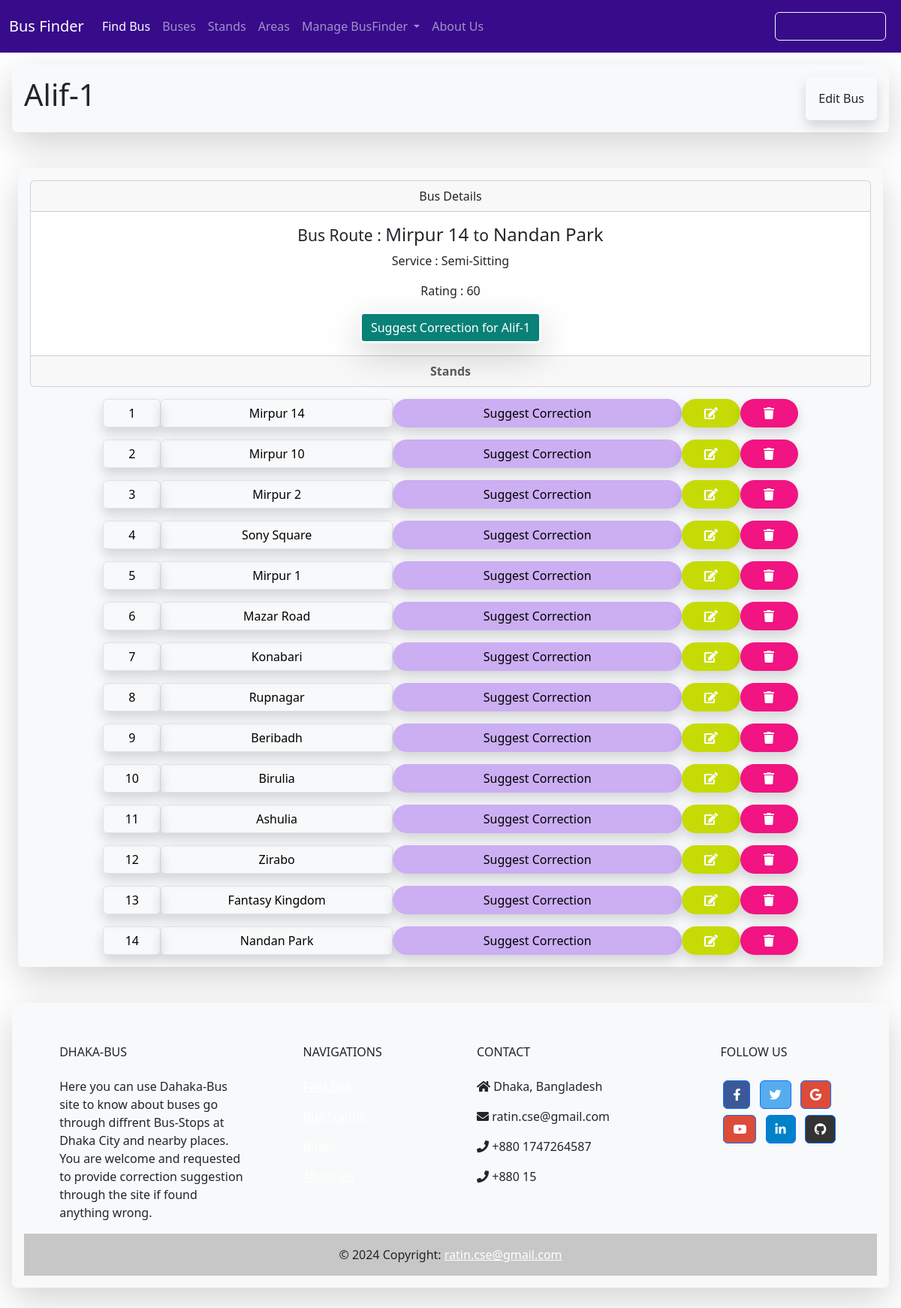
Page /bus/buslist/11/ on the earlier database version.
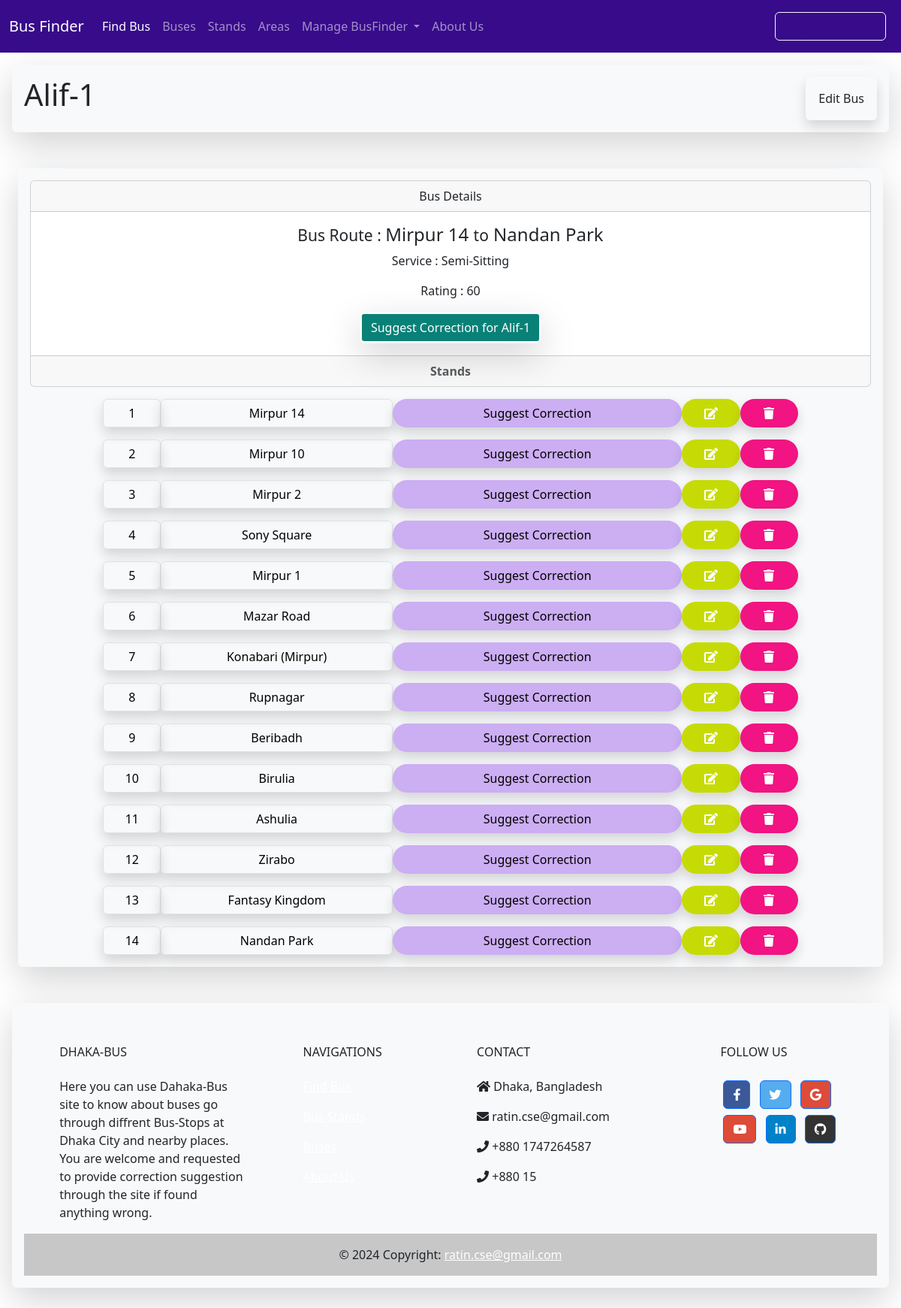
Same page on the later database version.
### Buses/models.py (models this page shows, shortened)
class Bus(models.Model):
    b_no=models.PositiveIntegerField(unique=True)
    b_name=models.CharField(max_length=100)
    stands=models.ManyToManyField(Stand,through="OrderingModel")
    rating=models.PositiveIntegerField(default=50)
    isActive=models.BooleanField(default=True)
    service=models.CharField(max_length=100,default="Semi-Sitting")
    class Meta:
        ordering=['-rating']

### Stands/models.py (models this page shows, shortened)
class Stand(models.Model):
    s_no=models.PositiveIntegerField(unique=True)
    s_name=models.CharField(max_length=100)
    lati = models.FloatField(blank=True,null=True)
    longi = models.FloatField(blank=True,null=True)
    area=models.ManyToManyField(Area)
    class Meta:
        ordering=['s_name']

### Buses/views.py (the view)
# urls.py: path('bus/',include('Buses.urls')),
def bus(request, bus_id):
    bus = Bus.objects.get(id=bus_id)
    bus_ordering=bus.orderingmodel_set.order_by('order')
    d={
        'obj':bus,
        'from':bus.orderingmodel_set.order_by('order')[0].stand.s_name,
        'to':bus.orderingmodel_set.order_by('order').all().last().stand.s_name,
        }
    stands=[]
    for b in bus_ordering:
        info={'order':b.order,'obj':b.stand}
        stands.append(info)
    context = {'bus': d, 'stands': stands}
    return render(request, 'bus.html', context)

### Buses/templates/bus.html (shortened to what this page needs)
{% extends "base.html" %}
{% block page_header %}
  <h1>{{ bus.obj.b_name }}</h1>
  {% if user.is_authenticated %}
    <a class="btn bg-parent p-3 shadow border border-light text-nowrap" href="{% url 'edit_bus' bus.obj.id  %}">Edit_Bus</a>
  {% else %}
    <a class="btn bg-parent p-3 shadow border border-light text-nowrap" data-bs-toggle="modal" data-bs-target="#exampleModal">Edit Bus</a>
  {% endif %}
{% endblock page_header %}
{% block content %}
<div class="card text-center">
  <div class="card-header">Bus Details</div>
  <div class="card-body">
    <h4 class="card-title">
      <small>Bus Route : </small>{{ bus.from }} <small>to</small> {{ bus.to }}
    </h4>
    <p class="card-text">Service : {{ bus.obj.service }}</p>
    <p class="card-text">Rating : {{ bus.obj.rating }}</p>
    <a style="background-color: rgb(9, 129, 119);" href="{% url 'suggest_bus' bus.obj.id %}" class="btn border border-3 text-white border-light shadow-lg">Suggest Correction for {{bus.obj.b_name}}</a>
  </div>
  <div class="card-footer text-body-secondary"><b>Stands</b></div>
</div>
<div class="container col-12 col-sm-12 col-md-12 col-lg-10 text-center">
  {% for stand in stands %}
  <div class="row gx-3">
    <button class="col gy-3 col-3 col-sm-3 col-md-1 col-lg-1 btn shadow border text-black text-center">{{ stand.order}}</button>
    <a href="{% url 'stands:stand' stand.obj.id %}" class="col gy-3 col-9 col-sm-9 col-md-4 col-lg-4 btn shadow border text-black d-flex justify-content-center align-items-center">{{ stand.obj.s_name }}</a>
    {% if user.is_authenticated %}
      <a href="{% url 'suggest_bus_stand' bus.obj.id stand.obj.id %}" class="col gy-3 col-6 col-sm-6 col-md-3 col-lg-3 btn bg-warning text-white rounded-pill shadow d-flex justify-content-center align-items-center">Suggest Correction</a>
      <a href="{% url 'edit_bus_stand' bus.obj.id stand.order %}" class="col gy-3 col-3 col-sm-3 col-md-2 col-lg-2 btn bg-warning text-white rounded-pill shadow d-flex justify-content-center align-items-center">_Edit</a>
      <a href="{% url 'edit_bus_stand' bus.obj.id stand.order %}" class="col gy-3 col-3 col-sm-3 col-md-2 col-lg-2 btn bg-danger text-white rounded-pill shadow d-flex justify-content-center align-items-center">_Delete</a>
    {% else %}
      <a style="background-color: rgb(204, 174, 243);" href="{% url 'suggest_bus_stand' bus.obj.id stand.obj.id %}" class="col gy-3 col-6 col-sm-6 col-md-5 col-lg-5 btn text-black rounded-pill shadow d-flex justify-content-center align-items-center">Suggest Correction</a>
      <a style="background-color: rgb(198, 219, 6);" class="col gy-3 col-3 col-sm-3 col-md-1 col-lg-1 btn text-white text-center rounded-pill shadow d-flex justify-content-center align-items-center" data-bs-toggle="modal" data-bs-target="#exampleModal"><i class="fas fa-edit text-center"></i></a>
      <a style="background-color: rgb(241, 20, 130);" class="col gy-3 col-3 col-sm-3 col-md-1 col-lg-1 btn text-white rounded-pill shadow d-flex justify-content-center align-items-center" data-bs-toggle="modal" data-bs-target="#exampleModal"><i class="fas fa-trash"></i></a>
    {% endif %}
  </div>
  {% empty %}
  <h3>No Stand have been added yet !</h3>
  {% endfor %}
</div>
{% endblock content %}

### Buses/templates/base.html (shortened to what this page needs)
{% load bootstrap5 %}
<!doctype html>
<html lang="en">
<head>
  {% bootstrap_css %}
  <link rel="stylesheet" href="https://cdnjs.cloudflare.com/ajax/libs/font-awesome/5.15.4/css/all.min.css" />
</head>
<body>
  <nav class="navbar navbar-expand-lg navbar-dark" style="background-color: #370b8a;"">
    <div class="container-fluid">
      <a class="navbar-brand" href="{% url 'findBus' %}">Bus Finder</a>
      <div class="collapse navbar-collapse" id="navbarSupportedContent">
        <ul class="navbar-nav me-auto mb-2 mb-lg-0">
          <li class="nav-item">
            <a class="nav-link active" aria-current="page" href="{% url 'findBus' %}">Find Bus</a>
          </li>
          <li class="nav-item">
            <a class="nav-link" href="{% url 'buses' %}">Buses</a>
          </li>
          <li class="nav-item">
            <a class="nav-link" href="{% url 'stands:stands' %}">Stands</a>
          </li>
          <li class="nav-item">
            <a class="nav-link" href="{% url 'stands:areas' %}">Areas</a>
          </li>
          <li class="nav-item dropdown">
            <a class="nav-link dropdown-toggle" href="#" id="navbarDropdown" role="button" data-bs-toggle="dropdown" aria-expanded="false">
              Manage BusFinder
            </a>
          </li>
          <li class="nav-item">
            <a class="nav-link" href="{% url 'about' %}">About Us</a>
          </li>
        </ul>
        <div class="d-flex">
          <ul class="navbar-nav ml-auto">
            {% if user.is_authenticated %}
              <li class="nav-item">
                <span class="nav-link">Hello, {{user.username}}</span>
              </li>
              <li class="nav-item">
                <form action="{% url 'accounts:logout' %}" method='post'>
                  {% csrf_token %}
                  <button class="nav-link button btn-danger" name='submit'>Log out</button>
                </form>
              </li>
            {% else %}
            <li class="nav-item">
              <a class="nav-link" href="{% url 'accounts:login' %}">
                <button style="color:#370b8a;" type="button" class="btn btn-outline-light">Login As ADMIN</button>
              </a>
            </li>
            {% endif %}
          </ul>
        </div>
      </div>
    </div>
  </nav>
  <div class="d-flex m-3 shadow-lg p-3 mb-5 bg-body-tertiary rounded align-item-center justify-content-between" style="background-color: #51d7db">
    {% block page_header %}
    {% endblock page_header %}
  </div>
  <div class="m-4 shadow-lg p-3 mb-5 align-item-center justify-content-center bg-body-tertiary rounded">
    {% block content %}{% endblock content %}
  </div>
  <div class="m-3 shadow-lg p-3 mb-5 bg-body-tertiary rounded" style="background-color: #51d7db">
    <footer class="text-center text-lg-start">
<div class="container p-4 pb-0">
<section class="">
  <div class="row">
    <div class="col-md-3 col-lg-3 col-xl-3 mx-auto mt-3">
      <h6 class="text-uppercase mb-4 font-weight-bold">
        Dhaka-Bus
      </h6>
      <p>
        Here you can use Dahaka-Bus site to know about buses go through diffrent Bus-Stops at Dhaka City and nearby places.
        You are welcome and requested to provide correction suggestion through the site if found anything wrong.
      </p>
    </div>
    <div class="col-md-2 col-lg-2 col-xl-2 mx-auto mt-3">
      <h6 class="text-uppercase mb-4 font-weight-bold">Navigations</h6>
      <p>
        <a href={% url 'findBus' %} class="text-white">Find Bus</a>
      </p>
      <p>
        <a href={% url 'findBus' %} class="text-white">Bus Stands</a>
      </p>
      <p>
        <a href={% url 'findBus' %} class="text-white">Buses</a>
      </p>
      <p>
        <a href={% url 'findBus' %} class="text-white">About Us</a>
      </p>
    </div>
    <div class="col-md-4 col-lg-3 col-xl-3 mx-auto mt-3">
      <h6 class="text-uppercase mb-4 font-weight-bold">Contact</h6>
      <p><i class="fas fa-home mr-3"></i> Dhaka, Bangladesh</p>
      <p><i class="fas fa-envelope mr-3"></i> ratin.cse@gmail.com</p>
      <p><i class="fas fa-phone mr-3"></i> +880 1747264587</p>
      <p><i class="fas fa-phone mr-3"></i> +880 15</p>
    </div>
    <div class="col-md-3 col-lg-2 col-xl-2 mx-auto mt-3">
      <h6 class="text-uppercase mb-4 font-weight-bold">Follow us</h6>
      <a
         class="btn btn-primary btn-floating m-1"
         style="background-color: #3b5998"
         href="https://www.facebook.com/mehrab.ratin.3"
         role="button"
         ><i class="fab fa-facebook-f"></i
        ></a>
      <a
         class="btn btn-primary btn-floating m-1"
         style="background-color: #55acee"
         href="#!"
         role="button"
         ><i class="fab fa-twitter"></i
        ></a>
      <a
         class="btn btn-primary btn-floating m-1"
         style="background-color: #dd4b39"
         href="#!"
         role="button"
         ><i class="fab fa-google"></i
        ></a>
      <a
         class="btn btn-primary btn-floating m-1"
         style="background-color: #dd4b39"
         href="#!"
         role="button"
         ><i class="fab fa-youtube"></i
        ></a>
      <a
         class="btn btn-primary btn-floating m-1"
         style="background-color: #0082ca"
         href="https://www.linkedin.com/in/mehrab-rabbi-ratin/"
         role="button"
         ><i class="fab fa-linkedin-in"></i
        ></a>
      <a
         class="btn btn-primary btn-floating m-1"
         style="background-color: #333333"
         href="https://github.com/ratin17"
         role="button"
         ><i class="fab fa-github"></i></a>
    </div>
  </div>
</section>
</div>
<div
   class="text-center p-3"
   style="background-color: rgba(0, 0, 0, 0.2)"
   >
© 2024 Copyright:
<a class="text-white" href=#"
   >ratin.cse@gmail.com</a
  >
</div>
</footer>
  </div>
</body>
</html>

Differences in the rows shown:
no longer on this page (row edited): Stand: order "7", obj.s_name "Konabari"
added Stand: order "7", obj.s_name "Konabari (Mirpur)"
